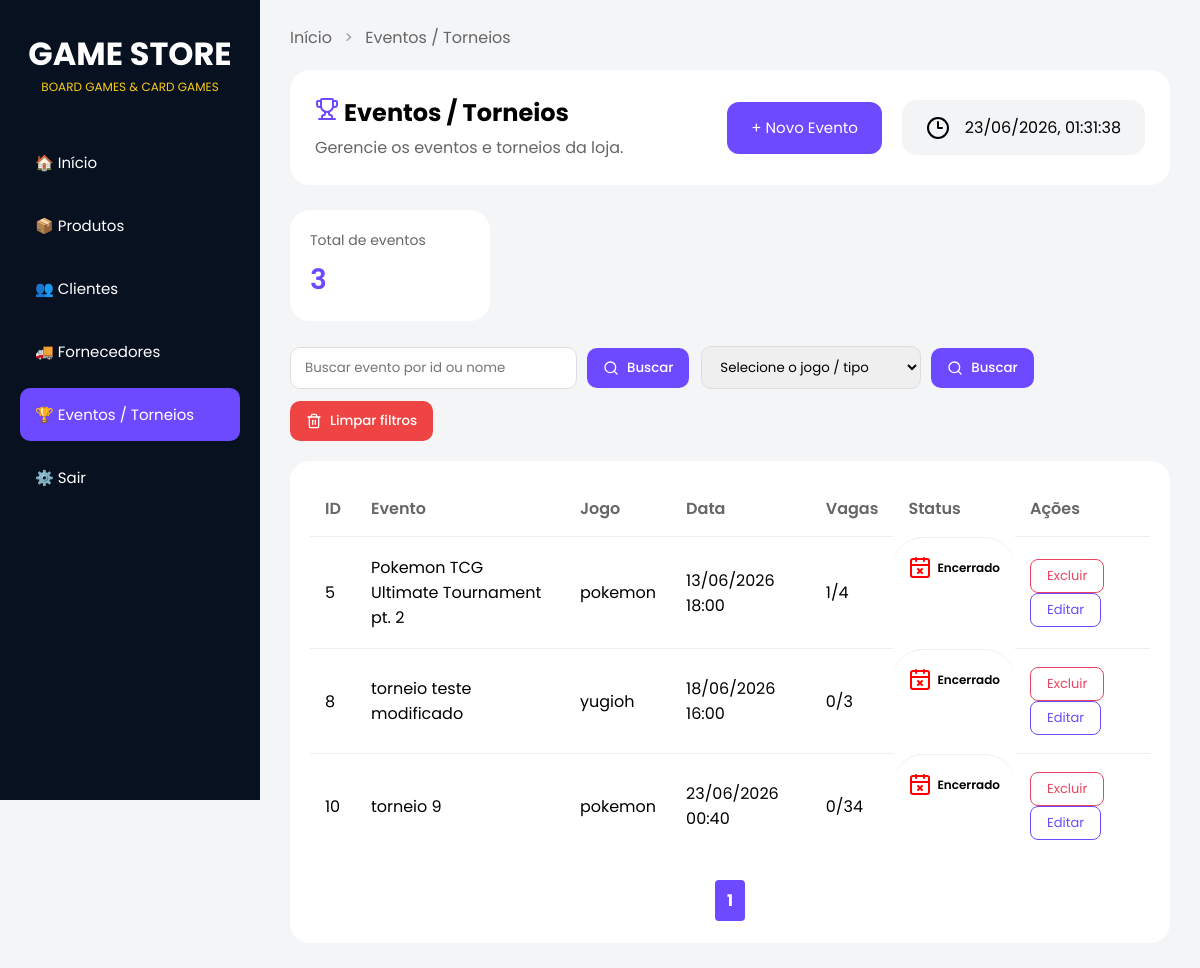
Page /eventos (signed in) on the earlier database version.
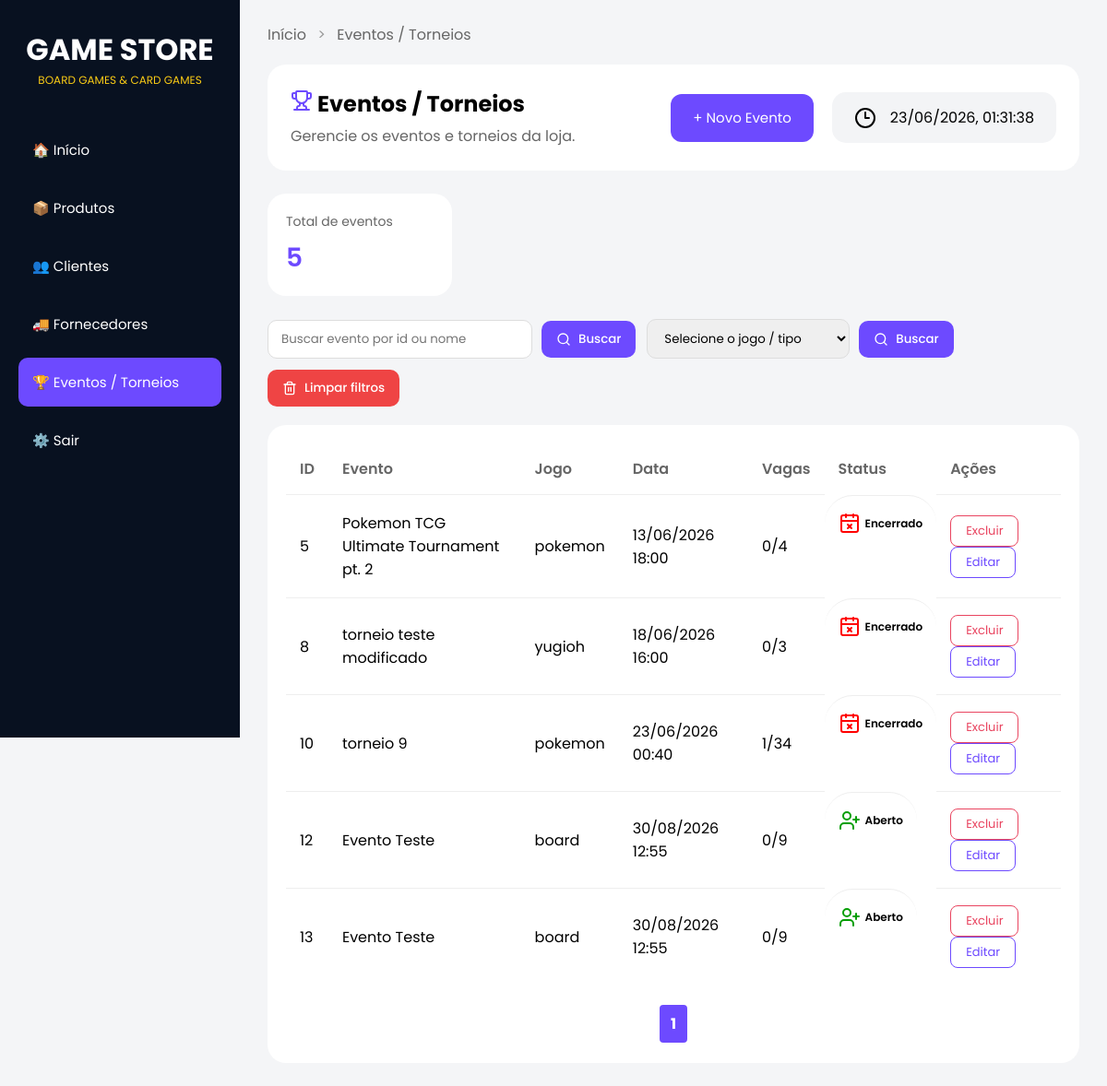
Same page on the later database version.
### tables this page shows
CREATE TABLE eventos (
            id INTEGER PRIMARY KEY AUTOINCREMENT,
            nome TEXT NOT NULL,
            jogo TEXT NOT NULL,
            data TEXT NOT NULL,
            vagas INTEGER NOT NULL
        );

### routes.py (the view)
@app.route("/eventos")
@login_required
def eventos():
    criar_tabela_eventos()
    eventos = carregar_eventos()
    dados = paginar(eventos, 5)
    return render_template(
        "eventos.html",
        eventos=dados["itens"],
        pagina=dados["pagina"],
        total_paginas=dados["total_paginas"],
        total_eventos = len(eventos),
        modo = "criar",
        em_busca=False
)

### database.py (called while the page is built)
def conectar():
    return sqlite3.connect(CAMINHO_BANCO)

### modules/eventos.py (called while the page is built)
def adicionar_status_eventos(lista):
    eventos_com_status = []
    for evento in lista:
        vagas = vagas_disponiveis(evento[0])
        status = obter_status_evento(
            evento[3],
            vagas
        )
        vagasOcupadas = evento[4] - vagas
        evento = list(evento)
        evento[3] = formatar_data(evento[3])
        evento.append(vagasOcupadas)
        evento.append(status)
        eventos_com_status.append(evento)
    return eventos_com_status

def carregar_eventos():
    lista = listar_eventos()
    return adicionar_status_eventos(lista)

def criar_tabela_eventos():
    conn = conectar()
    cursor = conn.cursor()
    cursor.execute("""
        CREATE TABLE IF NOT EXISTS eventos (
            id INTEGER PRIMARY KEY AUTOINCREMENT,
            nome TEXT NOT NULL,
            jogo TEXT NOT NULL,
            data TEXT NOT NULL,
            vagas INTEGER NOT NULL
        )
    """)
    conn.commit()
    conn.close()

### modules/reutilizaveis.py (called while the page is built)
def formatar_data(data):
    return datetime.strptime(
        data,
        "%Y-%m-%dT%H:%M"
    ).strftime("%d/%m/%Y %H:%M")

### templates/eventos.html (shortened to what the changed rows need)
<!doctype html>
<html lang="pt-BR">
<head>
  <link rel="stylesheet" href="{{ url_for('static', filename='eventos.css') }}" />
</head>
<body>
  <div class="sidebar">
    <div class="logo">
      <h1>GAME STORE</h1>
    </div>
  </div>
  <main class="main">
    <section class="topo">
      <div class="titulo-subt">
        <h1><i data-lucide="trophy" class="lucide-trophy"></i> Eventos / Torneios</h1>
      </div>
    </section>
    <div class="card-resumo">
      <div class="resumo-item">
        <span class="resumo-label">Total de eventos</span>
        <strong class="resumo-valor">{{ total_eventos }}</strong>
      </div>
    </div>
    <div class="card-tabela">
      <table class="tabela-eventos">
        <thead>
          <tr>
            <th>ID</th>
            <th>Evento</th>
            <th>Jogo</th>
            <th>Data</th>
            <th>Vagas</th>
            <th>Status</th>
            <th>Ações</th>
          </tr>
        </thead>
        <tbody>
          {% if eventos %}
          {% for evento in eventos %}
          <tr>
            <td>{{ evento[0] }}</td>
            <td>{{ evento[1] }}</td>
            <td>{{ evento[2] }}</td>
            <td>{{ evento[3] }}</td>
            <td>{{ evento[5] }}/{{ evento[4] }}</td>
            {% if evento[6] == "Encerrado" %}
            <td class="status"><i data-lucide="calendar-x" class="lucide-status" id="calendar-x"></i> {{ evento[6] }}
            </td>
            {% elif evento[6] == "Lotado" %}
            <td class="status"><i data-lucide="user-round-x" class="lucide-status" id="user-round-x"></i> {{ evento[6]
              }}</td>
            {% else %}
            <td class="status"><i data-lucide="user-plus" class="lucide-status" id="user-plus"></i> {{ evento[6] }}</td>
            {% endif %}
            <td>
              <form action="/eventos/excluir/{{ evento[0] }}" method="POST" style="display:inline;">
                <button type="submit" class="btn-excluir">Excluir</button>
              </form>
              <form action="/eventos/editar/{{ evento[0] }}" method="GET" style="display:inline;">
                <button type="submit" class="btn-editar">Editar</button>
              </form>
            </td>
          </tr>
          {% endfor %}
          {% else %}
          <tr>
            <td colspan="8">Nenhum evento encontrado</td>
          </tr>
          {% endif %}
        </tbody>
      </table>
      {% if not em_busca %}
      <div class="paginacao">
        {% for p in range(1, total_paginas + 1) %}
        <a href="?pagina={{ p }}" {% if p==pagina %}class="ativo" {% endif %}>
          {{ p }}
        </a>
        {% endfor %}
      </div>
      {% endif %}
    </div>
  </main>
</body>
</html>

Differences in the rows shown:
computed for eventos "Pokemon TCG Ultimate Tournament pt. 2": evento "1" → "0"
computed for eventos "torneio 9": evento "0" → "1"
added eventos: id "12", nome "Evento Teste", jogo "board", data "30/08/2026 12:55", evento "0", vagas "9", evento "Aberto"
added eventos: id "13", nome "Evento Teste", jogo "board", data "30/08/2026 12:55", evento "0", vagas "9", evento "Aberto"
Other differences:
{{ total_eventos }}: "3" → "5"
